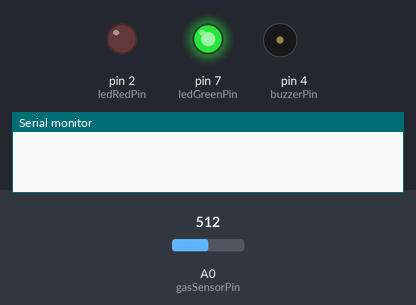
Recording of a sketch running on a simulated Arduino Uno, built with avr-gcc and run on an emulated ATmega328P. Shown: output pins drawn as LEDs (lit = HIGH), buzzer (waves = sounding), the last lines printed to the serial monitor. The inputs (shaded band) are chosen by the test bench; at power-on: A0 (gasSensorPin) = 512.

Above: at 1.2 s.
1.3 s: A0 (gasSensorPin) set to 633
2.8 s: A0 (gasSensorPin) set to 661
At 3.2 s:
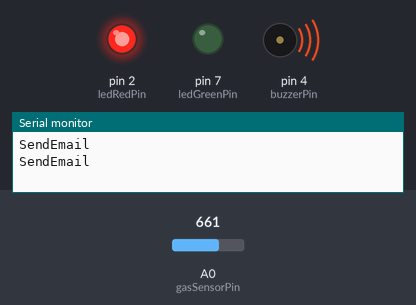
4.3 s: A0 (gasSensorPin) set to 640
At 5.6 s:
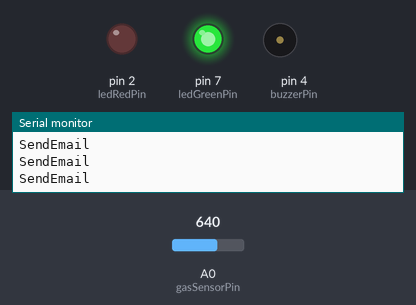
5.9 s: A0 (gasSensorPin) set to 660
At 7.0 s:
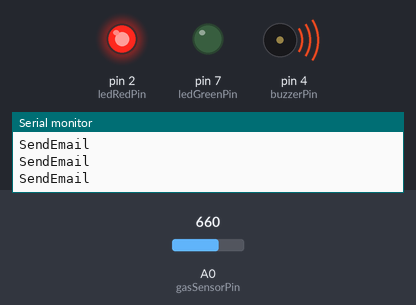
Timing chart, 0 to 8.5 s (numbered marks = the images above; inputs shaded):
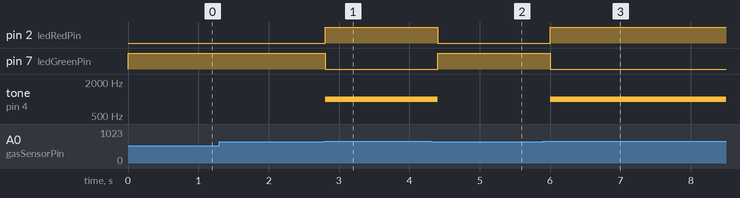

The sketch:

Smoke_detector.ino
```cpp
const int gasSensorPin = A0;
const int buzzerPin = 4;
const int ledGreenPin = 7;
const int ledRedPin = 2;
const int threshold = 650;

void setup() {
  Serial.begin(9600);
  pinMode(gasSensorPin, INPUT);
  pinMode(buzzerPin, OUTPUT);
  pinMode(ledGreenPin, OUTPUT);
  pinMode(ledRedPin, OUTPUT);
}

void loop() {
  int gas_value = analogRead(gasSensorPin);

  if (gas_value > threshold) {
    alarmState();
    triggerEmail();
  } else {
    normalState();
  }

  delay(200);
}

void alarmState() {
  tone(buzzerPin, 1000, 500);
  digitalWrite(ledRedPin, HIGH);
  digitalWrite(ledGreenPin, LOW);
}

void normalState() {
  noTone(buzzerPin);
  digitalWrite(ledGreenPin, HIGH);
  digitalWrite(ledRedPin, LOW);
}

void triggerEmail() {
  Serial.println("SendEmail");
}
```

Measured:
- the behaviour switches between 650 and 651 on A0 (gasSensorPin) (found by bisection; images 0 and 1)
- after the input at 1.3 s, every drawn part: stays the same
- after the input at 2.8 s, pin 2 (ledRedPin): LOW → HIGH at once; pin 7 (ledGreenPin): HIGH → LOW at once; tone on pin 4 (buzzerPin): silent → 1000 Hz at once
- after the input at 4.3 s, pin 2 (ledRedPin): HIGH → LOW after 0.10 s; pin 7 (ledGreenPin): LOW → HIGH after 0.10 s; tone on pin 4 (buzzerPin): 1000 Hz → silent after 0.10 s
- after the input at 5.9 s, pin 2 (ledRedPin): LOW → HIGH after 0.11 s; pin 7 (ledGreenPin): HIGH → LOW after 0.11 s; tone on pin 4 (buzzerPin): silent → 1000 Hz after 0.11 s
